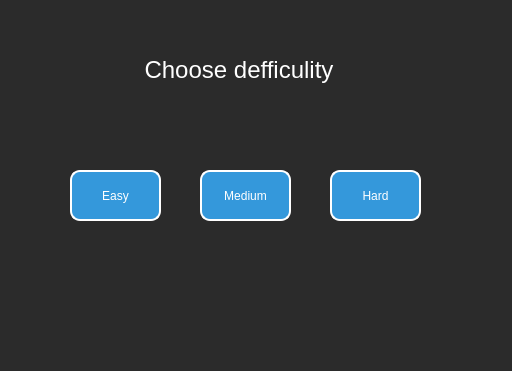
<?xml version="1.0" encoding="UTF-8"?>
<ui version="4.0">
 <class>ChooseAIWindow</class>
 <widget class="QDialog" name="ChooseAIWindow">
  <property name="geometry">
   <rect>
    <x>0</x>
    <y>0</y>
    <width>512</width>
    <height>371</height>
   </rect>
  </property>
  <property name="windowTitle">
   <string>Dialog</string>
  </property>
  <property name="styleSheet">
   <string notr="true">background-color: rgb(43, 43, 43);</string>
  </property>
  <widget class="QPushButton" name="medium_btn">
   <property name="geometry">
    <rect>
     <x>200</x>
     <y>170</y>
     <width>91</width>
     <height>51</height>
    </rect>
   </property>
   <property name="styleSheet">
    <string notr="true">QPushButton {
    background-color: #3498db; /* Background color */
    color: #ffffff;            /* Text color */
    border: 2px solid #ffffff; /* Border color and width */
    border-radius: 10px;       /* Edges sharpness */
    padding: 5px;              /* Padding for better spacing */

}</string>
   </property>
   <property name="text">
    <string>Medium</string>
   </property>
  </widget>
  <widget class="QPushButton" name="easy_btn">
   <property name="geometry">
    <rect>
     <x>70</x>
     <y>170</y>
     <width>91</width>
     <height>51</height>
    </rect>
   </property>
   <property name="toolTip">
    <string>&lt;html&gt;&lt;head/&gt;&lt;body&gt;&lt;p&gt;&lt;br/&gt;&lt;/p&gt;&lt;/body&gt;&lt;/html&gt;</string>
   </property>
   <property name="styleSheet">
    <string notr="true">QPushButton {
    background-color: #3498db; /* Background color */
    color: #ffffff;            /* Text color */
    border: 2px solid #ffffff; /* Border color and width */
    border-radius: 10px;       /* Edges sharpness */
    padding: 5px;              /* Padding for better spacing */

}</string>
   </property>
   <property name="text">
    <string>Easy</string>
   </property>
  </widget>
  <widget class="QLabel" name="label">
   <property name="geometry">
    <rect>
     <x>120</x>
     <y>50</y>
     <width>238</width>
     <height>40</height>
    </rect>
   </property>
   <property name="styleSheet">
    <string notr="true">color: rgb(255, 255, 255);</string>
   </property>
   <property name="text">
    <string>&lt;html&gt;&lt;head/&gt;&lt;body&gt;&lt;p align=&quot;center&quot;&gt;&lt;span style=&quot; font-size:18pt;&quot;&gt;Choose defficulity&lt;/span&gt;&lt;/p&gt;&lt;/body&gt;&lt;/html&gt;</string>
   </property>
  </widget>
  <widget class="QPushButton" name="hard_btn">
   <property name="geometry">
    <rect>
     <x>330</x>
     <y>170</y>
     <width>91</width>
     <height>51</height>
    </rect>
   </property>
   <property name="styleSheet">
    <string notr="true">QPushButton {
    background-color: #3498db; /* Background color */
    color: #ffffff;            /* Text color */
    border: 2px solid #ffffff; /* Border color and width */
    border-radius: 10px;       /* Edges sharpness */
    padding: 5px;              /* Padding for better spacing */

}</string>
   </property>
   <property name="text">
    <string>Hard</string>
   </property>
  </widget>
  <widget class="QLabel" name="label_pic_4">
   <property name="geometry">
    <rect>
     <x>80</x>
     <y>240</y>
     <width>71</width>
     <height>71</height>
    </rect>
   </property>
   <property name="text">
    <string/>
   </property>
  </widget>
  <widget class="QLabel" name="label_pic_5">
   <property name="geometry">
    <rect>
     <x>210</x>
     <y>240</y>
     <width>71</width>
     <height>71</height>
    </rect>
   </property>
   <property name="text">
    <string/>
   </property>
  </widget>
  <widget class="QLabel" name="label_pic_6">
   <property name="geometry">
    <rect>
     <x>340</x>
     <y>240</y>
     <width>81</width>
     <height>71</height>
    </rect>
   </property>
   <property name="text">
    <string/>
   </property>
  </widget>
 </widget>
 <resources/>
 <connections/>
</ui>
